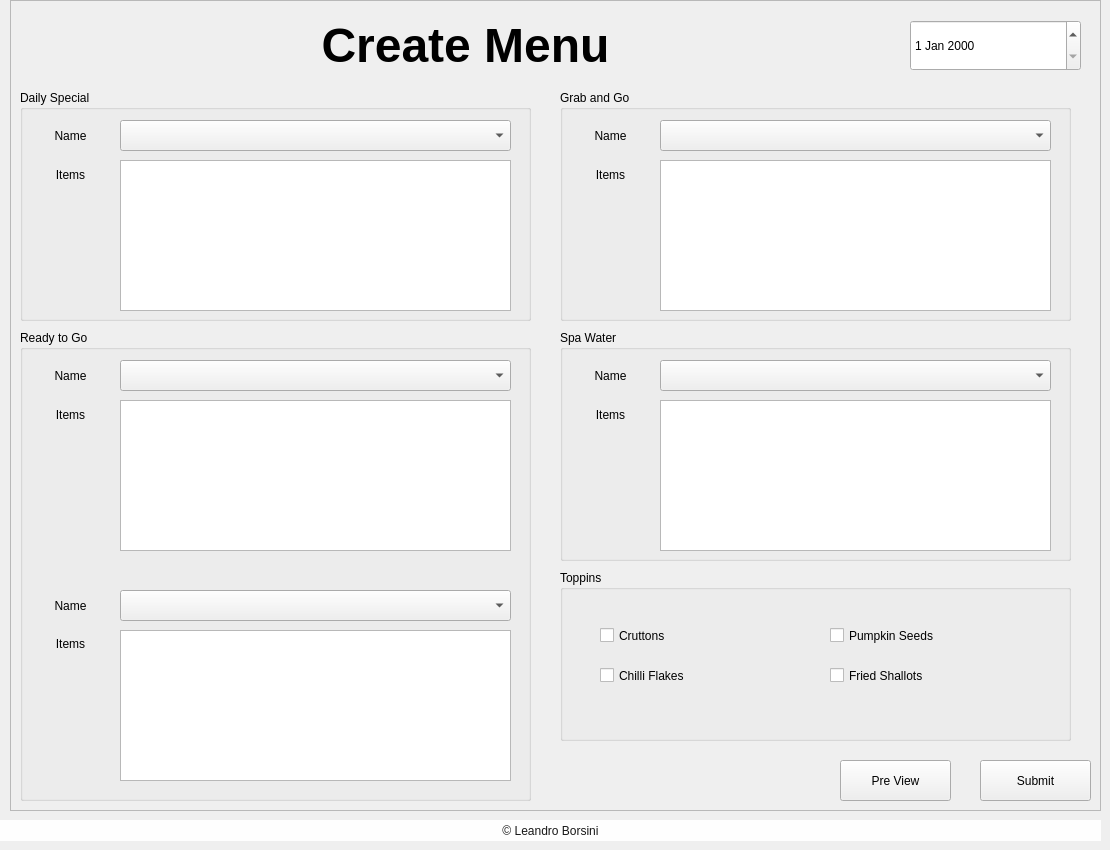
    <widget class="QWidget" name="pag_create_menu">
     <widget class="QFrame" name="frame_createMenu_2">
      <property name="geometry">
       <rect>
        <x>10</x>
        <y>0</y>
        <width>1091</width>
        <height>811</height>
       </rect>
      </property>
      <property name="frameShape">
       <enum>QFrame::StyledPanel</enum>
      </property>
      <property name="frameShadow">
       <enum>QFrame::Raised</enum>
      </property>
      <widget class="QGroupBox" name="groupBox_6">
       <property name="geometry">
        <rect>
         <x>10</x>
         <y>90</y>
         <width>511</width>
         <height>231</height>
        </rect>
       </property>
       <property name="title">
        <string>Daily Special</string>
       </property>
       <widget class="QLabel" name="label_13">
        <property name="geometry">
         <rect>
          <x>10</x>
          <y>30</y>
          <width>81</width>
          <height>31</height>
         </rect>
        </property>
        <property name="text">
         <string>Name</string>
        </property>
        <property name="alignment">
         <set>Qt::AlignCenter</set>
        </property>
       </widget>
       <widget class="QLabel" name="label_14">
        <property name="geometry">
         <rect>
          <x>10</x>
          <y>69</y>
          <width>81</width>
          <height>31</height>
         </rect>
        </property>
        <property name="text">
         <string>Items</string>
        </property>
        <property name="alignment">
         <set>Qt::AlignCenter</set>
        </property>
       </widget>
       <widget class="QComboBox" name="cmb_main_special_2">
        <property name="geometry">
         <rect>
          <x>100</x>
          <y>30</y>
          <width>391</width>
          <height>31</height>
         </rect>
        </property>
       </widget>
       <widget class="QListWidget" name="lst_main_special_2">
        <property name="geometry">
         <rect>
          <x>100</x>
          <y>70</y>
          <width>391</width>
          <height>151</height>
         </rect>
        </property>
       </widget>
      </widget>
      <widget class="QPushButton" name="btn_main_submit_2">
       <property name="geometry">
        <rect>
         <x>970</x>
         <y>760</y>
         <width>111</width>
         <height>41</height>
        </rect>
       </property>
       <property name="text">
        <string>Submit</string>
       </property>
      </widget>
      <widget class="QGroupBox" name="groupBox_7">
       <property name="geometry">
        <rect>
         <x>550</x>
         <y>90</y>
         <width>511</width>
         <height>231</height>
        </rect>
       </property>
       <property name="title">
        <string>Grab and Go</string>
       </property>
       <widget class="QLabel" name="label_15">
        <property name="geometry">
         <rect>
          <x>10</x>
          <y>30</y>
          <width>81</width>
          <height>31</height>
         </rect>
        </property>
        <property name="text">
         <string>Name</string>
        </property>
        <property name="alignment">
         <set>Qt::AlignCenter</set>
        </property>
       </widget>
       <widget class="QLabel" name="label_16">
        <property name="geometry">
         <rect>
          <x>10</x>
          <y>69</y>
          <width>81</width>
          <height>31</height>
         </rect>
        </property>
        <property name="text">
         <string>Items</string>
        </property>
        <property name="alignment">
         <set>Qt::AlignCenter</set>
        </property>
       </widget>
       <widget class="QComboBox" name="cmb_main_vegan_2">
        <property name="geometry">
         <rect>
          <x>100</x>
          <y>30</y>
          <width>391</width>
          <height>31</height>
         </rect>
        </property>
       </widget>
       <widget class="QListWidget" name="lst_main_vegan_2">
        <property name="geometry">
         <rect>
          <x>100</x>
          <y>70</y>
          <width>391</width>
          <height>151</height>
         </rect>
        </property>
       </widget>
      </widget>
      <widget class="QGroupBox" name="groupBox_8">
       <property name="geometry">
        <rect>
         <x>10</x>
         <y>330</y>
         <width>511</width>
         <height>471</height>
        </rect>
       </property>
       <property name="title">
        <string>Ready to Go</string>
       </property>
       <widget class="QLabel" name="label_17">
        <property name="geometry">
         <rect>
          <x>10</x>
          <y>30</y>
          <width>81</width>
          <height>31</height>
         </rect>
        </property>
        <property name="text">
         <string>Name</string>
        </property>
        <property name="alignment">
         <set>Qt::AlignCenter</set>
        </property>
       </widget>
       <widget class="QLabel" name="label_18">
        <property name="geometry">
         <rect>
          <x>10</x>
          <y>69</y>
          <width>81</width>
          <height>31</height>
         </rect>
        </property>
        <property name="text">
         <string>Items</string>
        </property>
        <property name="alignment">
         <set>Qt::AlignCenter</set>
        </property>
       </widget>
       <widget class="QComboBox" name="cmb_special_vegetarian_2">
        <property name="geometry">
         <rect>
          <x>100</x>
          <y>30</y>
          <width>391</width>
          <height>31</height>
         </rect>
        </property>
       </widget>
       <widget class="QListWidget" name="lst_main_vegetarian_2">
        <property name="geometry">
         <rect>
          <x>100</x>
          <y>70</y>
          <width>391</width>
          <height>151</height>
         </rect>
        </property>
       </widget>
       <widget class="QComboBox" name="cmb_main_meat_2">
        <property name="geometry">
         <rect>
          <x>100</x>
          <y>260</y>
          <width>391</width>
          <height>31</height>
         </rect>
        </property>
       </widget>
       <widget class="QLabel" name="label_19">
        <property name="geometry">
         <rect>
          <x>10</x>
          <y>298</y>
          <width>81</width>
          <height>31</height>
         </rect>
        </property>
        <property name="text">
         <string>Items</string>
        </property>
        <property name="alignment">
         <set>Qt::AlignCenter</set>
        </property>
       </widget>
       <widget class="QListWidget" name="lst_main_meat_2">
        <property name="geometry">
         <rect>
          <x>100</x>
          <y>300</y>
          <width>391</width>
          <height>151</height>
         </rect>
        </property>
       </widget>
       <widget class="QLabel" name="label_20">
        <property name="geometry">
         <rect>
          <x>10</x>
          <y>260</y>
          <width>81</width>
          <height>31</height>
         </rect>
        </property>
        <property name="text">
         <string>Name</string>
        </property>
        <property name="alignment">
         <set>Qt::AlignCenter</set>
        </property>
       </widget>
      </widget>
      <widget class="QGroupBox" name="groupBox_9">
       <property name="geometry">
        <rect>
         <x>550</x>
         <y>330</y>
         <width>511</width>
         <height>231</height>
        </rect>
       </property>
       <property name="title">
        <string>Spa Water</string>
       </property>
       <widget class="QLabel" name="label_21">
        <property name="geometry">
         <rect>
          <x>10</x>
          <y>30</y>
          <width>81</width>
          <height>31</height>
         </rect>
        </property>
        <property name="text">
         <string>Name</string>
        </property>
        <property name="alignment">
         <set>Qt::AlignCenter</set>
        </property>
       </widget>
       <widget class="QLabel" name="label_22">
        <property name="geometry">
         <rect>
          <x>10</x>
          <y>69</y>
          <width>81</width>
          <height>31</height>
         </rect>
        </property>
        <property name="text">
         <string>Items</string>
        </property>
        <property name="alignment">
         <set>Qt::AlignCenter</set>
        </property>
       </widget>
       <widget class="QComboBox" name="cmb_main_water_2">
        <property name="geometry">
         <rect>
          <x>100</x>
          <y>30</y>
          <width>391</width>
          <height>31</height>
         </rect>
        </property>
       </widget>
       <widget class="QListWidget" name="lst_main_water_2">
        <property name="geometry">
         <rect>
          <x>100</x>
          <y>70</y>
          <width>391</width>
          <height>151</height>
         </rect>
        </property>
       </widget>
      </widget>
      <widget class="QLabel" name="label_25">
       <property name="geometry">
        <rect>
         <x>20</x>
         <y>10</y>
         <width>871</width>
         <height>71</height>
        </rect>
       </property>
       <property name="styleSheet">
        <string notr="true">/* Estilo para el label principal */
QLabel {
    background-color: transparent;
    
	color: rgb(0, 0, 0);
    font-size: 48px;
    font-weight: bold;
    font: 75 48pt &quot;Segoe Script&quot;;
}</string>
       </property>
       <property name="text">
        <string>Create Menu</string>
       </property>
       <property name="alignment">
        <set>Qt::AlignCenter</set>
       </property>
      </widget>
      <widget class="QPushButton" name="btn_main_preView_2">
       <property name="geometry">
        <rect>
         <x>830</x>
         <y>760</y>
         <width>111</width>
         <height>41</height>
        </rect>
       </property>
       <property name="text">
        <string>Pre View</string>
       </property>
      </widget>
      <widget class="QGroupBox" name="groupBox_10">
       <property name="geometry">
        <rect>
         <x>550</x>
         <y>570</y>
         <width>511</width>
         <height>171</height>
        </rect>
       </property>
       <property name="title">
        <string>Toppins</string>
       </property>
       <widget class="QCheckBox" name="checkBox_5">
        <property name="geometry">
         <rect>
          <x>40</x>
          <y>50</y>
          <width>191</width>
          <height>31</height>
         </rect>
        </property>
        <property name="text">
         <string>Cruttons</string>
        </property>
       </widget>
       <widget class="QCheckBox" name="checkBox_6">
        <property name="geometry">
         <rect>
          <x>40</x>
          <y>90</y>
          <width>191</width>
          <height>31</height>
         </rect>
        </property>
        <property name="text">
         <string>Chilli Flakes</string>
        </property>
       </widget>
       <widget class="QCheckBox" name="checkBox_7">
        <property name="geometry">
         <rect>
          <x>270</x>
          <y>50</y>
          <width>191</width>
          <height>31</height>
         </rect>
        </property>
        <property name="text">
         <string>Pumpkin Seeds</string>
        </property>
       </widget>
       <widget class="QCheckBox" name="checkBox_8">
        <property name="geometry">
         <rect>
          <x>270</x>
          <y>90</y>
          <width>191</width>
          <height>31</height>
         </rect>
        </property>
        <property name="text">
         <string>Fried Shallots</string>
        </property>
       </widget>
      </widget>
      <widget class="QDateEdit" name="dateEdit">
       <property name="geometry">
        <rect>
         <x>900</x>
         <y>20</y>
         <width>171</width>
         <height>51</height>
        </rect>
       </property>
      </widget>
     </widget>
     <widget class="QLabel" name="label_23">
      <property name="geometry">
       <rect>
        <x>0</x>
        <y>820</y>
        <width>1101</width>
        <height>21</height>
       </rect>
      </property>
      <property name="styleSheet">
       <string notr="true">color: rgb(24, 24, 24);
font: 87 8pt &quot;Segoe UI Black&quot;;
border: none;
background-color: #fefefe;</string>
      </property>
      <property name="text">
       <string>© Leandro Borsini</string>
      </property>
      <property name="alignment">
       <set>Qt::AlignCenter</set>
      </property>
     </widget>
    </widget>
